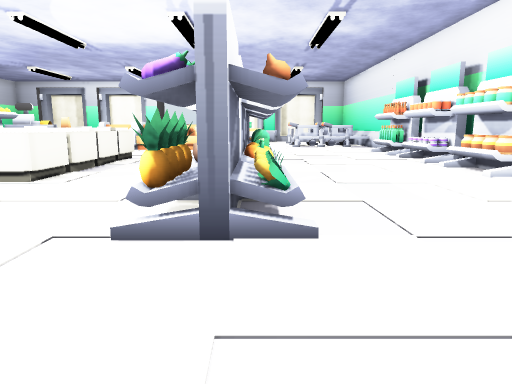
View 1 (above)

20 first-person views from a walk through a scene from a Unity 3-D project. The camera is 1.2 m above the floor, tilts 10° down and sees 70° across. The floor is counted in squares, 1 m on a side. Each view is taken from the middle of a square. On the plan, view 1 faces up. The plan holds only what a view shows up to about 15 squares ahead; the rest is blank. The player character is not drawn. Some animated figures are left out. Door leaves are left out, so doorways stand open. Some surface patterns are stand-ins.

View 2
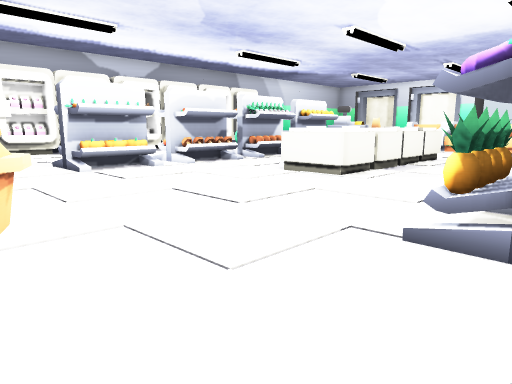

View 3
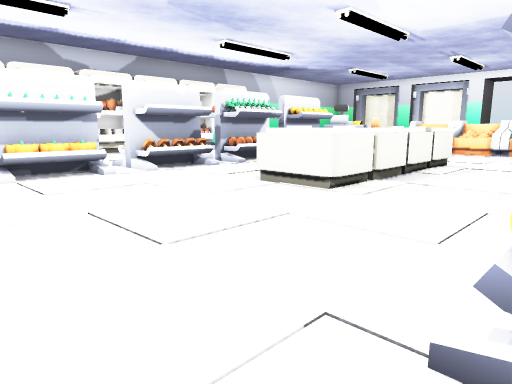

View 4
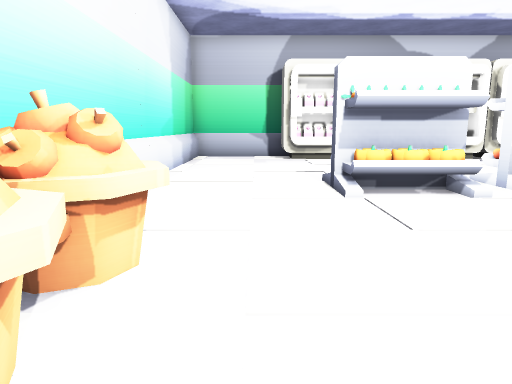

View 5
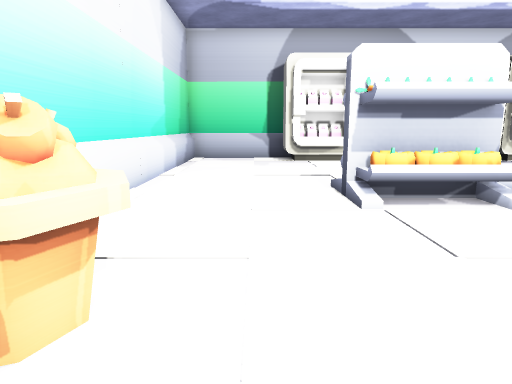

View 6
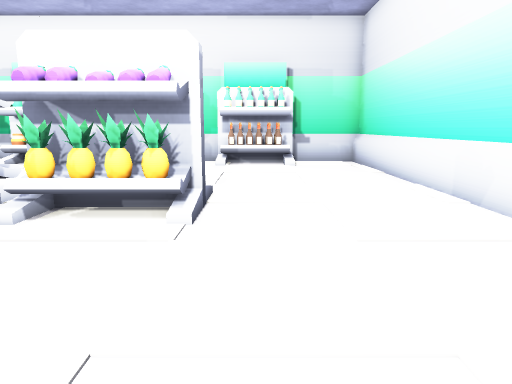

View 7
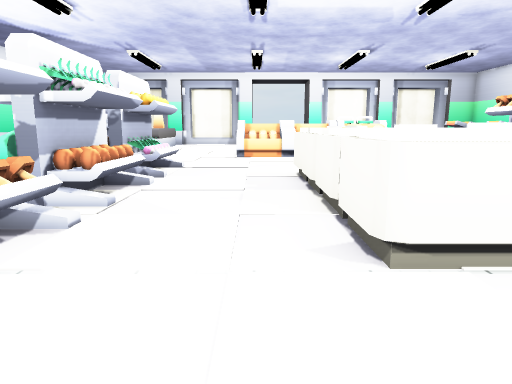

View 8
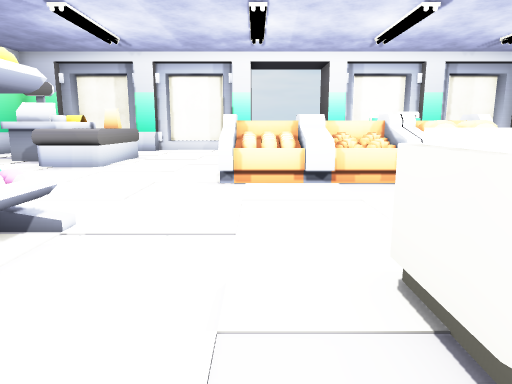

View 9
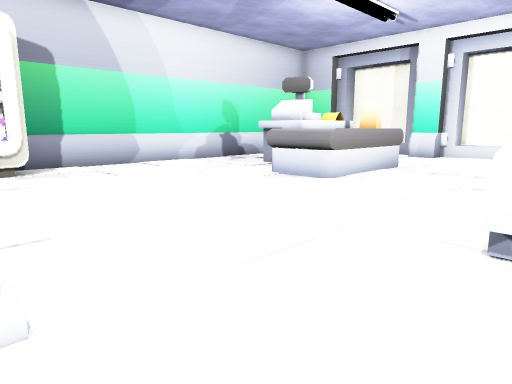

View 10
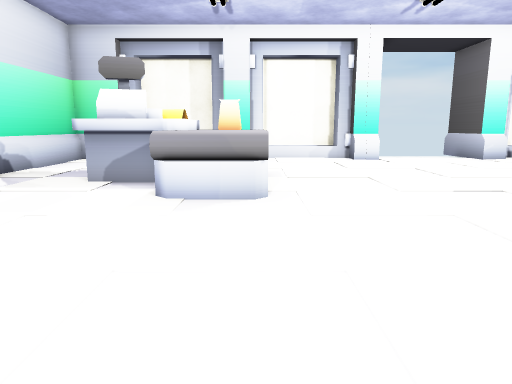

View 11
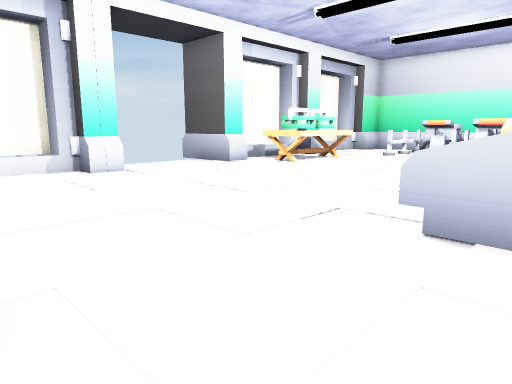

View 12
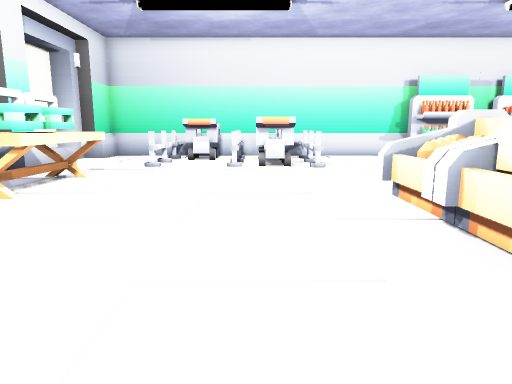

View 13
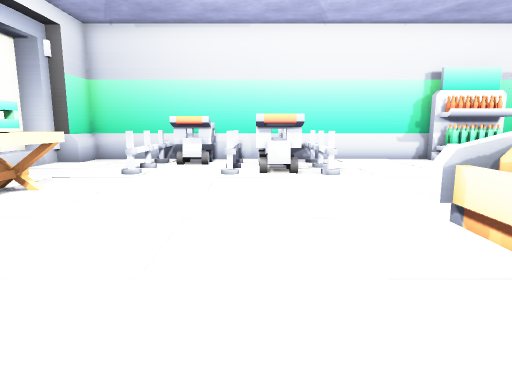

View 14
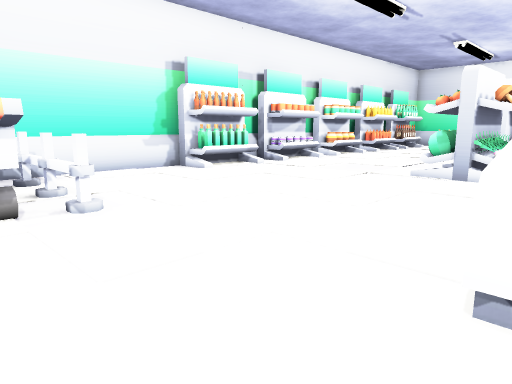

View 15
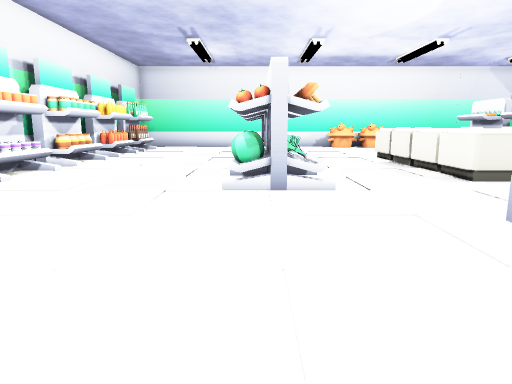

View 16
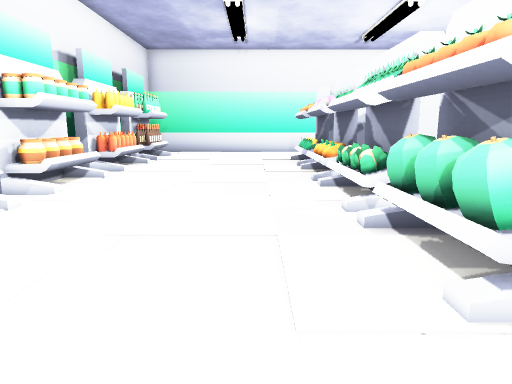

View 17
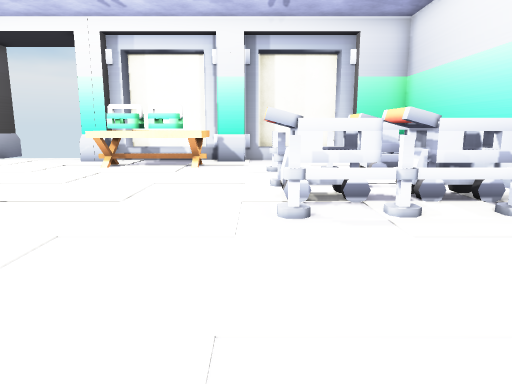

View 18
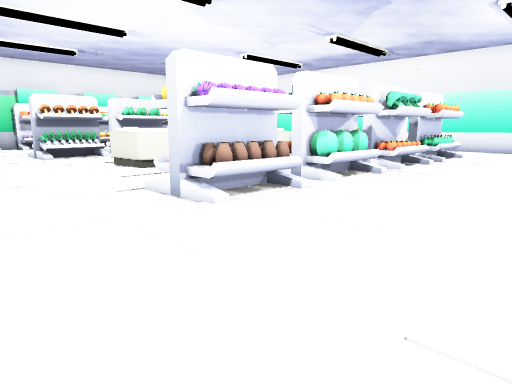

View 19
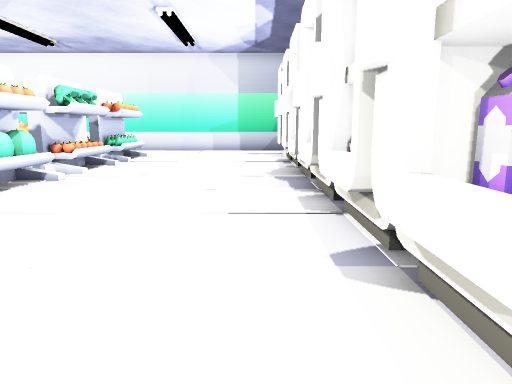

View 20
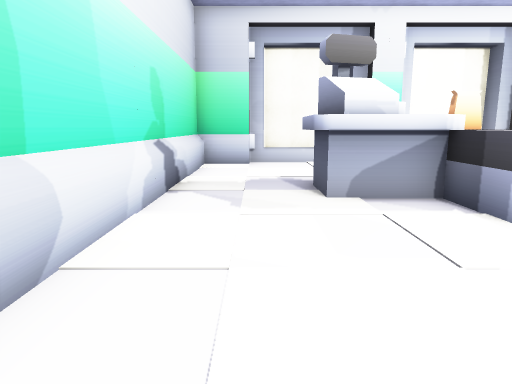

### Floor plan
Points are (right, up) in squares from view 1. A wall is a line through its corners. A room is listed if a view was taken in it or the views show most of it. See-through windows are left out.
Room 1 (views 1, 2, 3, 4, 5, 6, 7, 8, 9, 10, 11, 12, 13, 14, 15, 16, 17, 18, 19, 20)
walls: (-17.9, 10.6) (-17.9, 8.6); (7.3, 14.5) (7.3, 15.5); (7.3, 18.1) (7.3, 23.2); (7.3, 11.8) (7.3, 12.2); (7.3, 10.8) (7.3, 11.4); (-4.3, 31.1) (-4.3, 33.5); (-9.2, 31.1) (-9.2, 31.8) (-10.5, 31.8); (-8.2, 31.3) (-9.2, 31.3); (-3.4, 31.3) (-4.4, 31.3); (-0.8, -0.7) (7.3, -0.7); (7.3, 25) (7.3, 31.1); (7.3, 4.4) (7.3, 4.9); (-2.5, 31.8) (-3.4, 31.8); (-9.7, 31.8) (-9.7, 32.6) (-12.7, 32.6) (-12.7, 31.8) (-13.2, 31.8) (-13.2, 31.1); (0.6, 31.1) (0.6, 31.8) (-0.1, 31.8); (-13.1, 31.3) (-14.2, 31.3); (1.6, 31.3) (0.6, 31.3); (-19.9, 3.1) (-19.9, -0.7) (-7.9, -0.7); (0.1, 32.6) (-2.9, 32.6) (-2.9, 31.8); (2.5, 31.8) (1.5, 31.8); (5.6, 31.1) (5.6, 31.8) (4.5, 31.8); (-15.6, 32.6) (-17.8, 32.6); (5.1, 31.8) (5.1, 32.6) (2.1, 32.6); (-18.1, 31.3) (-19.9, 31.3); (-17.5, 31.8) (-18.2, 31.8); (7.3, -0.5) (7.3, 1.6); (7.3, 31.3) (5.5, 31.3); (-19.9, 31.1) (-19.9, 18.8)
low walls: (-18.2, 10.4) (-18.2, 9.8); (7.1, 14.8) (7.1, 15.5); (7.1, 18.4) (7.1, 31.1); (7.1, 11.2) (7.1, 12.1); (-8.2, 31.1) (-9.2, 31.1); (-1.1, -0.5) (7.3, -0.5); (-3.5, 31.1) (-4.3, 31.1); (-13.2, 31.1) (-14.2, 31.1); (1.6, 31.1) (0.6, 31.1); (-19.7, 3.2) (-19.7, -0.5) (-10.2, -0.5); (-18.1, 31.1) (-19.9, 31.1); (7.1, -0.5) (7.1, 1.5); (7.3, 31.1) (5.6, 31.1); (-19.7, 31.1) (-19.7, 18.6)
ways out: open door at (-6.5, 32)
objects: other object (-19, 3); other object (-19, 4); other object (-19, 5); other object (-19, 8) to (-18, 8); other object (-19, 11) to (-18, 11); other object (-19, 16); other object (-19, 18); other object (-18, 3) to (-18, 5); other object (-18, 16) to (-18, 18); cash register (-17, 23) to (-13, 27); bag (-14, 27) to (-13, 27); shelf (-12, 4) to (-12, 6); other object (-12, 7) to (-12, 9); shelf (-12, 11) to (-10, 13); shelf (-12, 14) to (-10, 16); pumpkin (-11, 4); pumpkin (-11, 5); pumpkin (-11, 6); mushroom (-11, 7) to (-11, 9); shelf (-10, 4); shelf (-10, 6); shelf (-10, 7); shelf (-10, 9); bread (-9, 20) to (-7, 21); bread (-9, 22) to (-8, 23); other object (-8, 0) to (-7, 1); chest (-7, 8) to (-5, 9); chest (-7, 10) to (-5, 11); chest (-7, 12) to (-5, 12); chest (-7, 13) to (-5, 15); other object (-6, 0) to (-5, 1); bread (-6, 20) to (-5, 21); bread (-6, 22) to (-6, 23); bread (-5, 22) to (-3, 23); bread (-4, 20) to (-3, 21); bread (-4, 22) to (-3, 22); table (-3, 29); basket (-3, 29) to (-2, 30); table (-3, 31); other object (-1, 4); other object (-1, 5); other object (-1, 6); other object (-1, 7); other object (-1, 10) to (0, 10); other object (-1, 12); mushroom (-1, 14) to (-1, 15); other object (-1, 16); basket (-1, 29) to (0, 30); other object (0, 4); other object (0, 6); pumpkin (0, 7); other object (0, 8); pumpkin (0, 9); other object (0, 11); other object (0, 12); other object (0, 13); other object (0, 14); other object (0, 15); other object (0, 16); cart (2, 24) to (4, 25); fence (3, 23) to (4, 23); fence (3, 26) to (4, 26); fence (3, 28) to (4, 28); cart (4, 27) to (6, 27); fence (5, 23); cart (5, 24) to (6, 25); fence (5, 26); fence (5, 28); shelf (6, 2) to (7, 4); other object (6, 6); other object (6, 7); shelf (6, 9) to (7, 11); shelf (6, 13) to (7, 15); other object (6, 16); other object (6, 17); other object (6, 18); fence (6, 23); other object (6, 26); fence (6, 28); other object (7, 4); shelf (7, 17)

Where each view was taken, in squares from view 1:
view 1: 0 up, 0 right, facing up
view 2: 0 up, 0 right, facing up-left
view 3: 2 up, 1 left, facing up-left
view 4: 2 up, 4 left, facing left
view 5: 2 up, 5 left, facing left
view 6: 3 up, 6 left, facing right
view 7: 5 up, 8 left, facing up
view 8: 12 up, 8 left, facing up
view 9: 16 up, 8 left, facing up-left
view 10: 17 up, 13 left, facing up
view 11: 21 up, 13 left, facing up-right
view 12: 25 up, 9 left, facing right
view 13: 25 up, 7 left, facing right
view 14: 25 up, 3 left, facing down-right
view 15: 23 up, 0 right, facing down
view 16: 18 up, 2 right, facing down
view 17: 18 up, 2 right, facing up
view 18: 20 up, 17 left, facing down-right
view 19: 19 up, 17 left, facing down
view 20: 19 up, 18 left, facing up
